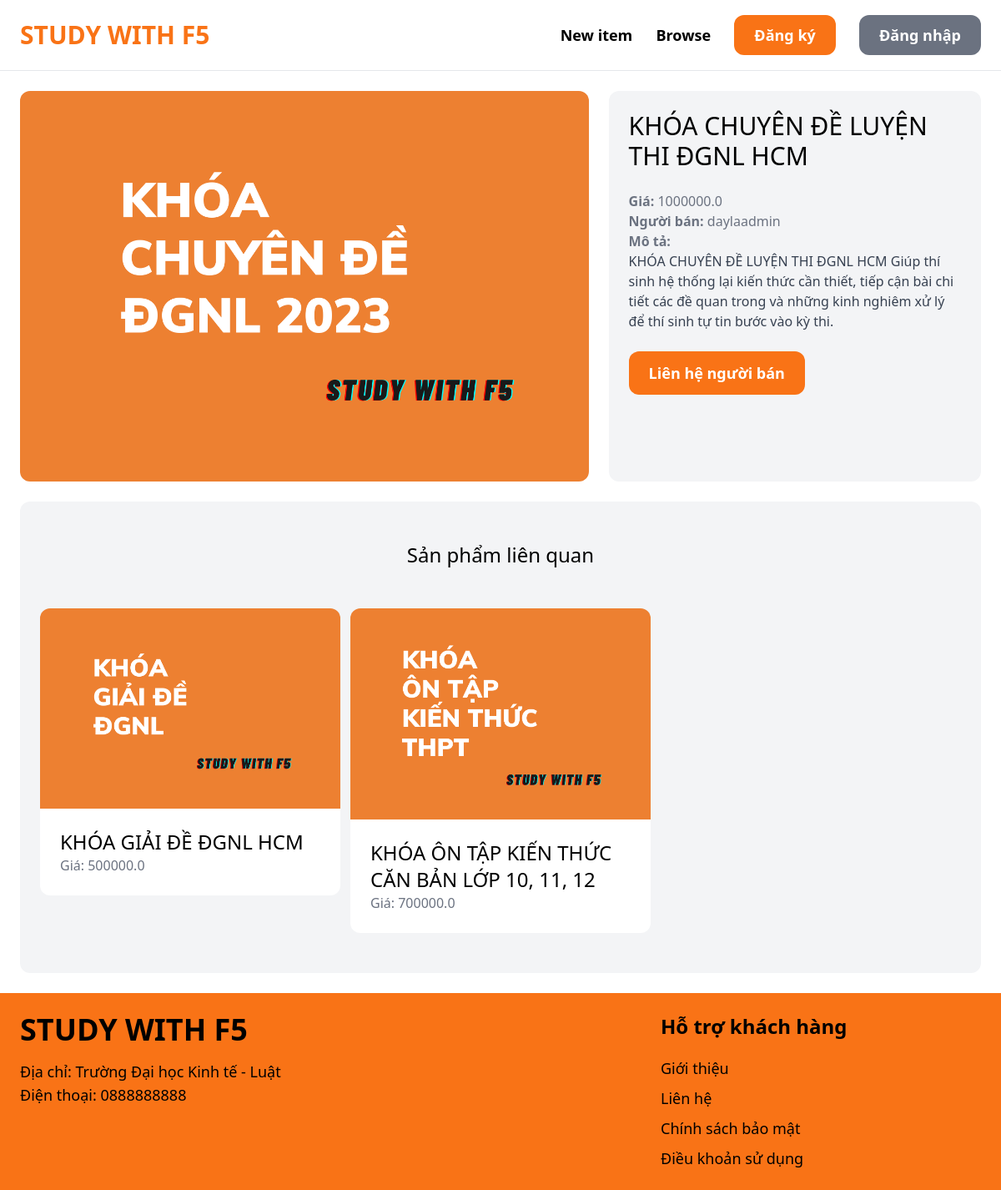
Page /items/1/ on the committed database.
### item/models.py (models this page shows, shortened)
class Item(models.Model):
    category = models.ForeignKey(Category, related_name='items', on_delete=models.CASCADE)
    name = models.CharField(max_length=255)
    description = models.TextField(blank=True, null=True)
    price = models.FloatField()
    image = models.ImageField(upload_to='item_images', blank=True, null=True)
    is_sold = models.BooleanField(default=False)
    created_by = models.ForeignKey(User, related_name='items', on_delete=models.CASCADE)
    created_at = models.DateTimeField(auto_now_add=True)

### item/views.py (the view)
# urls.py: path('<int:pk>/', views.detail, name='detail'),
def detail(request, pk):
    item = get_object_or_404(Item, pk=pk)
    related_items = Item.objects.filter(category=item.category, is_sold=False).exclude(pk=pk)[0:3]
    return render(request, 'item/detail.html', {
        'item': item,
        'related_items': related_items
    })

### item/templates/item/detail.html (shortened to what this page needs)
{% extends 'core/base.html' %}
{% block content %}
<div class="grid grid-cols-5 gap-6">
    <div class="col-span-3">
        <img src="{{ item.image.url }}" class="rounded-xl">
    </div>
    <div class="col-span-2 p-6 bg-gray-100 rounded-xl">
        <h1 class="mb-6 text-3xl">{{ item.name }}</h1>
        <p class="text-gray-500"><strong>Giá: </strong>{{ item.price }}</p>
        <p class="text-gray-500"><strong>Người bán: </strong>{{ item.created_by.username }}</p>
        {% if item.description %}
            <p class="text-gray-700">
                <strong class="text-gray-500">Mô tả:</strong><br>
                {{ item.description }}
            </p>
        {% endif %}
        {% if request.user == item.created_by %}
            <div class="mt-6 p-6 bg-white rounded-xl">
                <p>Đây là các sản phẩm của bạn</p>
                <a href="{% url 'item:edit' item.id %}" class="inline-block mt-6 px-6 py-3 text-lg font-semibold bg-orange-500 text-white rounded-xl">Chỉnh sửa</a>
                <a href="{% url 'item:delete' item.id %}" class="inline-block mt-6 px-6 py-3 text-lg font-semibold bg-red-500 text-white rounded-xl">Xóa</a>
            </div>
        {% else %}
            <a href="{% url 'conversation:new' item.id %}" class="inline-block mt-6 px-6 py-3 text-lg font-semibold bg-orange-500 text-white rounded-xl hover:bg-orange-700">Liên hệ người bán</a>
        {% endif %}
    </div>
</div>
<div class="mt-6 px-6 py-12 bg-gray-100 rounded-xl">
    <h2 class="mb-12 text-2xl text-center">Sản phẩm liên quan</h2>
    <div class="grid grid-cols-3 gap-3">
        {% for item in related_items %}
            <div>
                <a href="{% url 'item:detail' item.id %}">
                    <div>
                        <img src="{{ item.image.url }}" class="rounded-t-xl">
                    </div>
                    <div class="p-6 bg-white rounded-b-xl">
                        <h2 class="text-2xl">{{ item.name }}</h2>
                        <p class="text-gray-500">Giá: {{ item.price }}</p>
                    </div>
                </a>
            </div>
        {% endfor %}
    </div>
</div>
{% endblock %}

### rows in the picture
Item: image (picture), name "KHÓA CHUYÊN ĐỀ LUYỆN THI ĐGNL HCM", price "1000000.0", created_by.username "daylaadmin", description "KHÓA CHUYÊN ĐỀ LUYỆN THI ĐGNL HCM Giúp thí sinh hệ thống lại kiến thức cần thiết, tiếp cận bài chi tiết các đề quan trong và những kinh nghiêm xử lý để thí sinh tự tin bước vào kỳ thi."
Item: image (picture), name "KHÓA GIẢI ĐỀ ĐGNL HCM", price "500000.0"
Item: image (picture), name "KHÓA ÔN TẬP KIẾN THỨC CĂN BẢN LỚP 10, 11, 12", price "700000.0"
